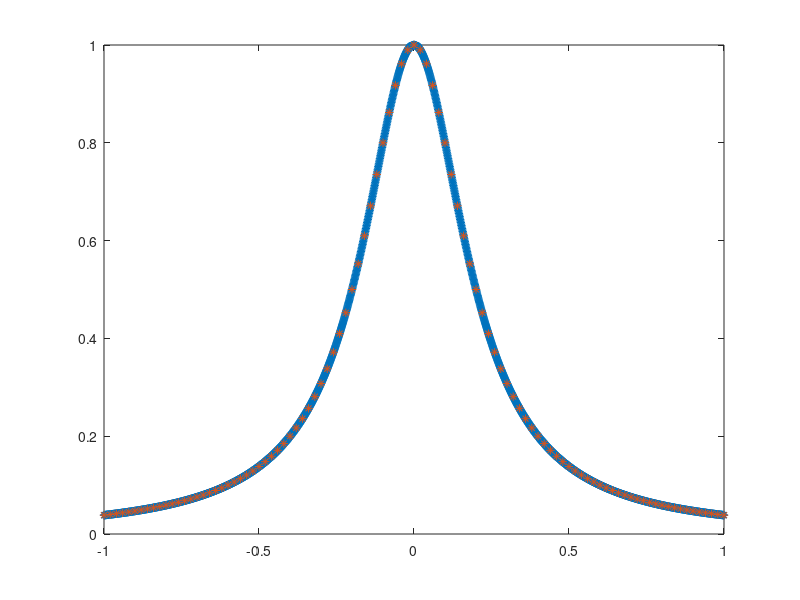

MATLAB code to generate this figure:
n=100;
x=-1:2/n:1;
y=1./(1+25*x.^2);

xx=-1:0.001:1;

    c=csape(x,y);
    yy=fnval(c,xx);
    clf;
    plot(xx,yy,'*');
    hold;
    plot(x,y,'*');